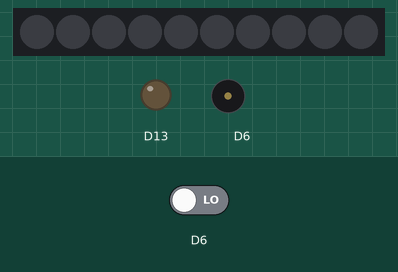
A sketch run on a simulated Adafruit Circuit Playground Express. Parts: 10 RGB LEDs in strip order, left to right, output pins drawn as LEDs (lit = HIGH), buzzer (waves = sounding). The test bench sets the inputs (shaded band); at power-on: D6 LOW.

Above: at 1.2 s.
1.3 s: D6 driven HIGH
At 1.65 s:
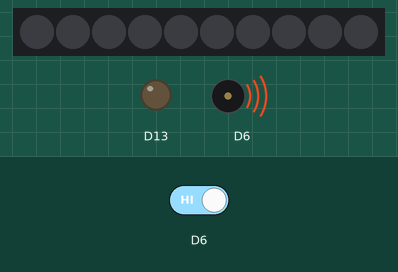
3.7 s: D6 driven LOW
At 4.6 s:
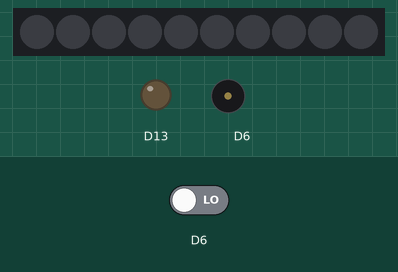
Timing chart, 0 to 6.7 s (numbered marks = the images above; inputs shaded):
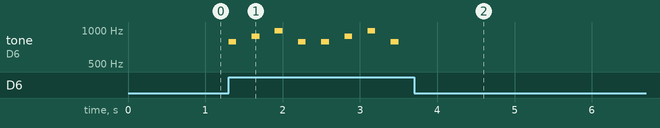

Measured:
- after the input at 1.3 s, tone on D6: plays 784 Hz for 0.10 s, 880 Hz for 0.10 s, 988 Hz for 0.10 s, 784 Hz for 0.10 s, 784 Hz for 0.10 s, 880 Hz for 0.10 s … (8 notes in this stretch), starting at once
- after the input at 3.7 s, tone on D6: stops changing and stays silent

The sketch:

soundSnake.ino
```cpp
#include <Adafruit_CircuitPlayground.h>
String notes[]={"G","A","B","G","G","A","B","G","B","C2","D2","B","C2","D2"};
  int duration[] = {200,200,200,200,200,200,200,200,200,200,400,200,200,400};
  int noteValue = 0;
void setup() {
  CircuitPlayground.begin();
  Serial.begin(9600);
  pinMode(6,INPUT);

}

void loop() {
  int songLength=sizeof(notes);
    for(int i=0;i<14&&digitalRead(6);i++)
    {
      if(notes[i]=="A0")
      {
        noteValue = 440;
      }
      else if(notes[i]=="A0#")
      {
        noteValue =466;
      }
      else if(notes[i]=="B0")
      {
        noteValue =494;
      }
      else if(notes[i]=="C")
      {
        noteValue =523;
      }
      else if(notes[i]=="C#")
      {
        noteValue =554;
      }
      else if(notes[i]=="D")
      {
        noteValue =587;
      }else if(notes[i]=="D#")
      {
        noteValue =622;
      }else if(notes[i]=="E")
      {
        noteValue =659;
      }else if(notes[i]=="F")
      {
        noteValue =698;
      }else if(notes[i]=="F#")
      {
        noteValue =740;
      }else if(notes[i]=="G")
      {
        noteValue =784;
      }else if(notes[i]=="G#")
      {
        noteValue =831;
      }else if(notes[i]=="A")
      {
        noteValue =880;
      }else if(notes[i]=="A#")
      {
        noteValue =932;
      }else if(notes[i]=="B")
      {
        noteValue =988;
      }else if(notes[i]=="C2")
      {
        noteValue =1047;
      }else if(notes[i]=="C2#")
      {
        noteValue =1109;
      }else if(notes[i]=="D2")
      {
        noteValue =1176;
      }


      if(noteValue!=0)
    {
      CircuitPlayground.playTone(noteValue,100);
      delay(duration[i]);
    }
    }


}
```
